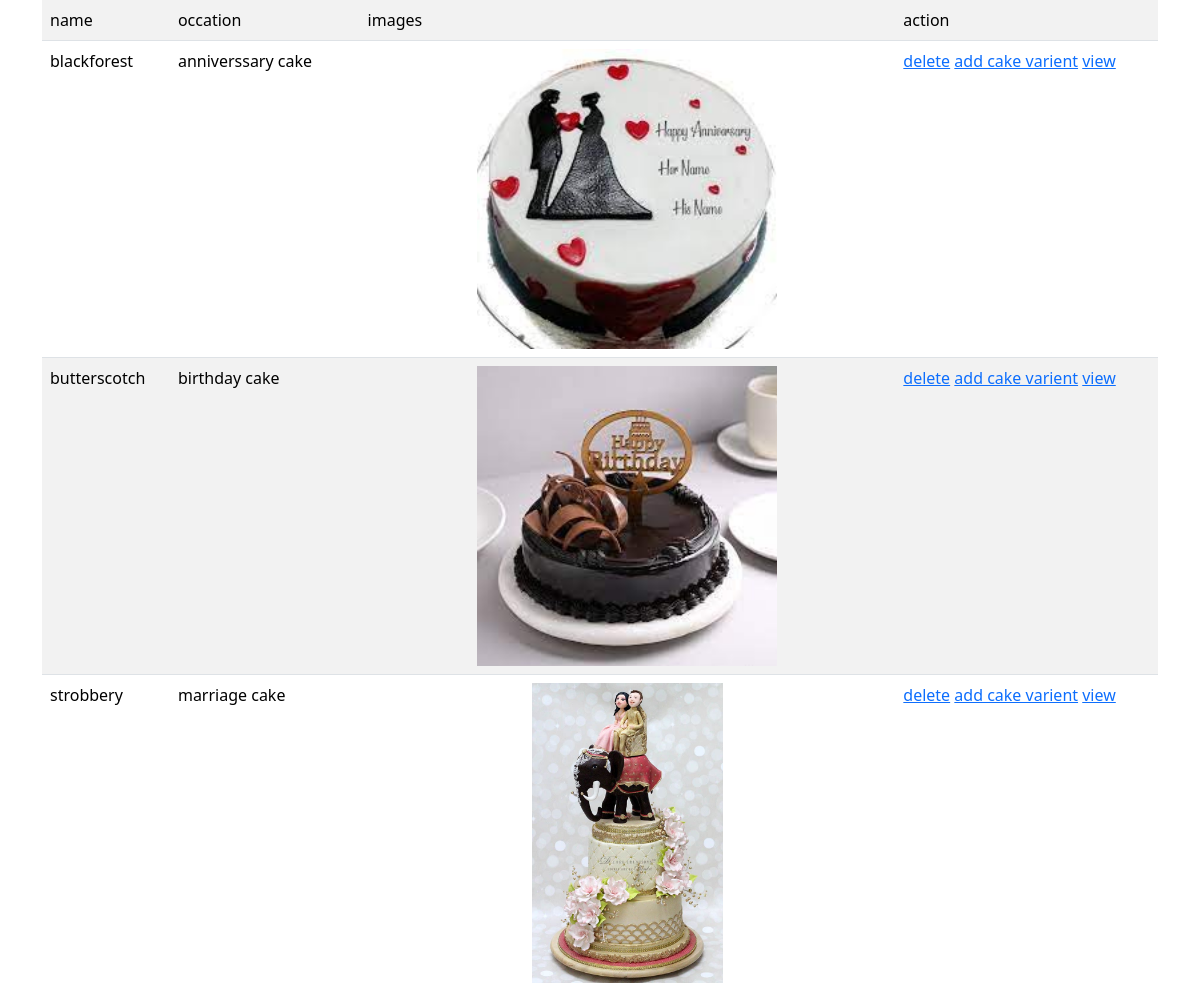
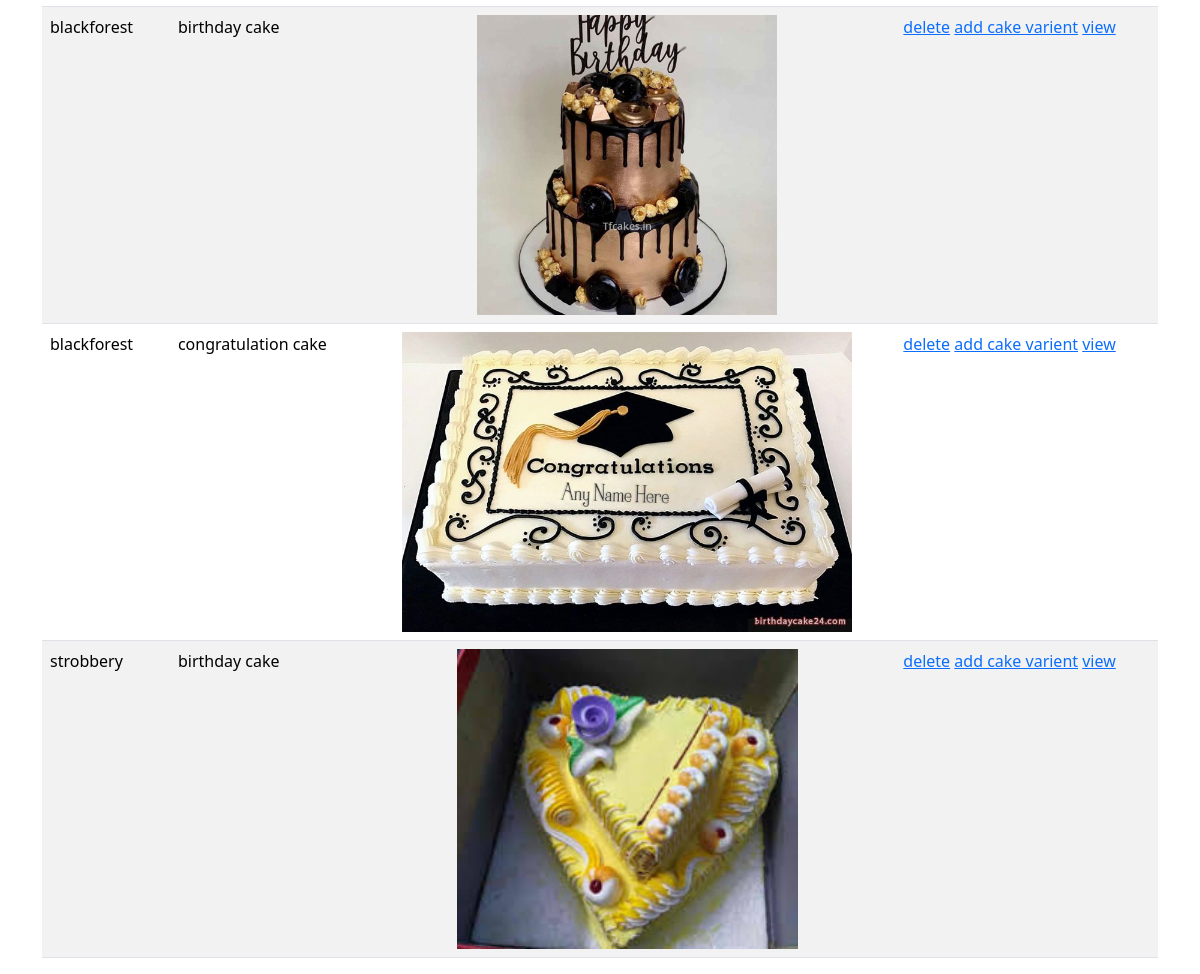
/occation/all (signed in), run on the app's committed database (2 pictures, top to bottom).
### cake/models.py (models this page shows, shortened)
class CakeOccation(models.Model):
    options=(
        ('birthday cake','birthday cake'),
        ('anniverssary cake','anniverssary cake'),
        ('congratulation cake','congratulation cake'),
        ('marriage cake','marriage cake')
    )
    occation=models.CharField(max_length=200,choices=options)
    images=models.ImageField(upload_to='images',)
    category=models.ForeignKey(CakeCategory,on_delete=models.CASCADE)

class CakeCategory(models.Model):
    name=models.CharField(max_length=200)
    is_active=models.BooleanField(default=True,null=True)
    def __str__(self):
        return self.name

### cake/views.py (the view)
# urls.py: path("occation/all",CakeOccationListView.as_view(),name="occation-list"),
@method_decorator(decs,name="dispatch")
class CakeOccationListView(ListView):
    template_name="cakes/occation_list.html"
    form_class=CakeOccationForm
    model=CakeOccation
    context_object_name="cake"

### cake/views.py (called while the page is built)
def signin_required(fn):
    def wrapper(request,*args,**kwargs):
        if not request.user.is_authenticated:
            messages.error(request,"invalid session")
            return redirect("signin")
        else:
            return fn(request,*args,**kwargs)
    return wrapper

def is_admin(fn):
    def wrapper(request,*args,**kwargs):
        if not request.user.is_superuser:
            messages.error(request,"permission denied for current user!!")
            return redirect("signin")
        else:
            return fn(request,*args,**kwargs)
    return wrapper

### cake/templates/cakes/occation_list.html (shortened to what this page needs)
<!DOCTYPE html>
<html lang="en">
<head>
    <link href="https://cdn.jsdelivr.net/npm/bootstrap@5.3.2/dist/css/bootstrap.min.css" rel="stylesheet"
>
</head>
<body>
    <div class="container">
        <table class="table table-striped">
            <tr>
                <td>name</td>
                <td>occation</td>
                <td>images</td>
                <td>action</td>
            </tr>
            {%for ck in cake%}
            <tr>
                <td>{{ck.category}}</td>
                <td>{{ck.occation}}</td>
                <td>
                    <img src="{{ck.images.url}}" alt="" width="100%" height="300px" style="object-fit: contain;">
                </td>
                <td>
                    <a href="{%url 'occation-remove' ck.id%}">delete</a>
                    <a href="{%url 'add-varient' ck.id%}">add cake varient</a>
                    <a href="{%url 'detail-varient' ck.id%}">view</a>
                </td>
            </tr>
            {%endfor%}
        </table>
    </div>
</body>
</html>

### data on the page
CakeOccation: category "blackforest", occation "anniverssary cake", images (picture)
CakeOccation: category "butterscotch", occation "birthday cake", images (picture)
CakeOccation: category "strobbery", occation "marriage cake", images (picture)
CakeOccation: category "blackforest", occation "birthday cake", images (picture)
CakeOccation: category "blackforest", occation "congratulation cake", images (picture)
CakeOccation: category "strobbery", occation "birthday cake", images (picture)
